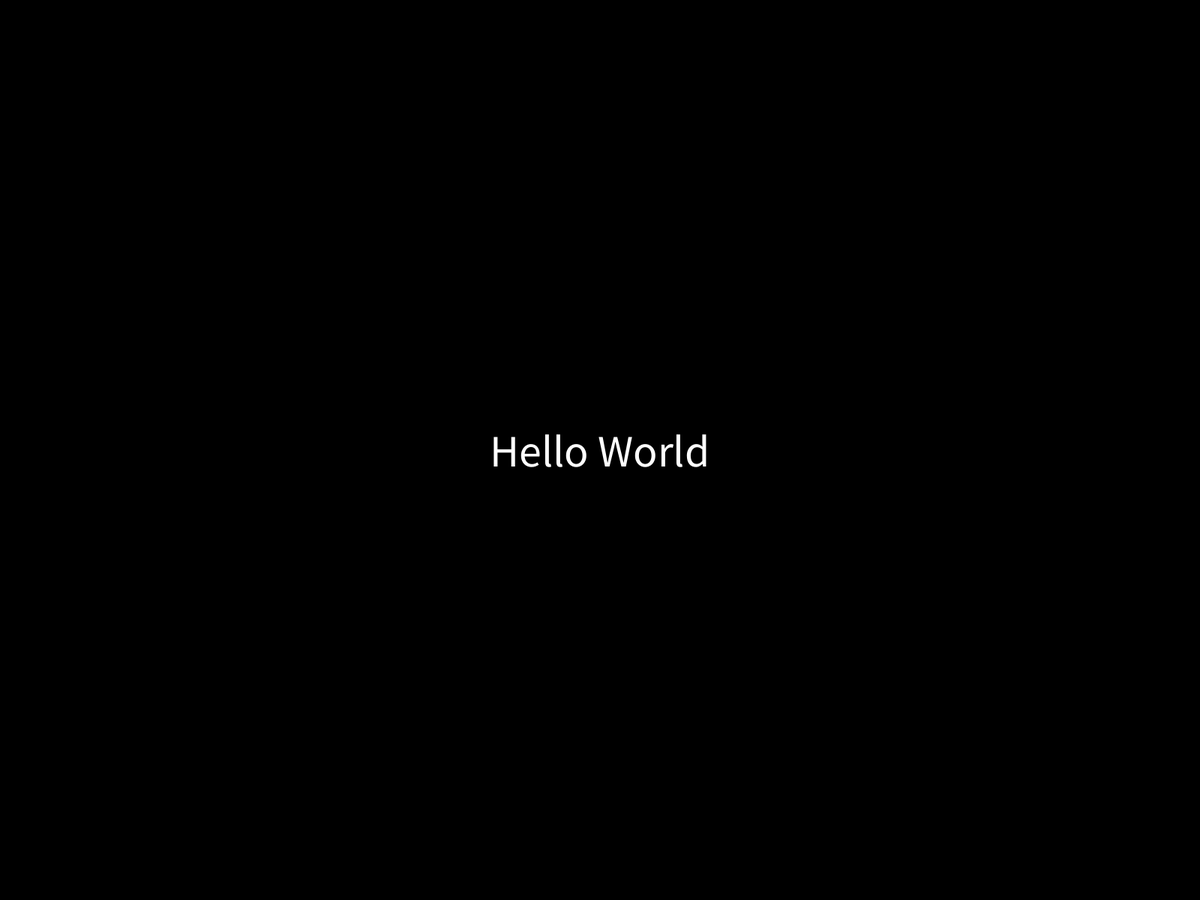
Frame 1 (no input)
Frame 60 (the mouse pressed at the canvas centre just before this capture): identical to frame 1, image omitted
Frame 120 (the mouse held since frame 60 and released just before this capture): identical to frame 1, image omitted

The Processing sketch that drew this single still picture (run headless with seeded random() and noise(); from frame 60 on, the mouse is pressed at the canvas centre):

// Processing sketch: App_Icon
// ── App_Icon.pde
/* 
 * For your app to have its own custom icons, you should:
 * - create icons in PNG format in the following sizes: 36x36, 48x48, 72x72, 96x96, 144x144 and 192x192
 * - name them icon-36.png, icon-48.png, icon-72.png, icon-96.png, icon-144.png and icon-192.png
 * - place these files in the sketch folder 
 *
 * Tiago Martins 2016-2019 
 * https://github.com/tms-martins/processing-androidExamples
 */
 
void setup() {
  fullScreen();
  orientation(PORTRAIT);
  
  textSize(height/20);
  textAlign(CENTER, CENTER);
}

void draw() {
  background(0);
  fill(255);
  text("Hello World", 0, 0, width, height);
}
